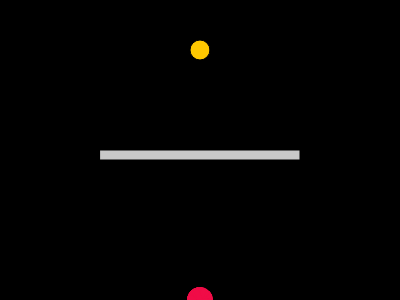
Frame 1 (no input)
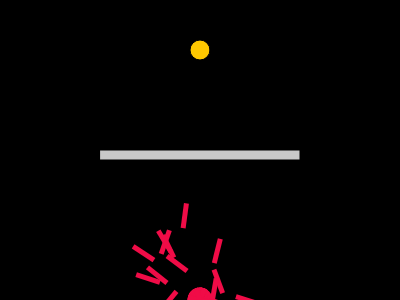
Frame 60 (no input)
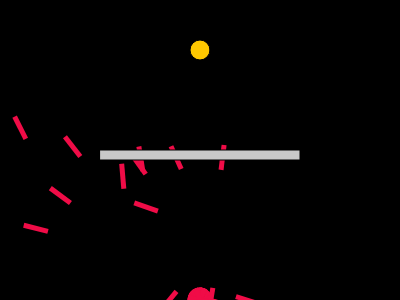
Frame 120 (the mouse pressed at the canvas centre since frame 60)

The p5.js sketch that drew these frames (run headless with seeded random() and noise() and a simulated clock; from frame 60 on, the mouse is pressed at the canvas centre):

// p5.js sketch
// ── sketch.js
var lifespan = 350;
var population;
var target;
var count = 0;
var maxforce = 0.2;
var Para;
var generation=1;

var rx = 100;
var ry = 150;
var rw = 200;
var rh = 10;

function setup(){
  createCanvas(400,300);

  population = new Population();
  Para = createP();
  target = createVector(width/2, 50);
}

function draw(){
	background(0);
	population.run()
  Para.html("Generation  #"+generation);
  
  	count++;
  	if(count == lifespan){		
  		population.evaluate();
  		population.selection();
      
  		count = 0;
      generation++;
  	}
  	 
  	fill(200);
  	rect(rx, ry, rw, rh);
    fill(color(255,200,0)); 
  	ellipse(target.x, target.y, 20, 20)
}
// ── helper.js
function DNA(genes){
	if(genes){
      this.genes = genes;
    } 
    else{
      //genes store force magnitude
      this.genes = [];
      for(var i=0;i<lifespan;i++){
        this.genes[i] = p5.Vector.random2D();
        this.genes[i].setMag(maxforce);
      }
	}

   
	this.crossover = function(partner){
		var newgenes = [];
		var mid = floor(random(this.genes.length));
		for(var i=0; i<this.genes.length; i++){
			if(i > mid){
				newgenes[i] = this.genes[i];
			}
			else{
				newgenes[i] = partner.genes[i];	
			}
		}
		return new DNA(newgenes);
	}

	this.mutation = function(){
  		for(var i = 0; i < this.genes.length; i++){
  			if(random(1)<0.01){
  				this.genes[i] = p5.Vector.random2D();
  				this.genes[i].setMag(maxforce);
  			}
  		}
  	}
}

//-------------------------------------------
function Creature(dna){
	this.pos = createVector(width/2, height);
	this.vel = createVector();
	this.acc = createVector();
	this.completed = false;
	this.crashed = false;

	if(dna){
		this.dna = dna;
	}
	else{
		this.dna = new DNA();
	}
	this.fitness=0;

	this.applyForce = function(force){
		this.acc.add(force);
	}

	this.calcFitness = function(){
		var d = dist(this.pos.x, this.pos.y, target.x, target.y);
		this.fitness = width-d;

		//making fitness over-dominant or under-dominant
		if(this.completed){
			this.fitness *= 10;
		}
		else if(this.crashed){
			this.fitness /= 10;	
		}
	}

	this.update = function(){
		var d = dist(this.pos.x, this.pos.y, target.x, target.y);
		
		// if hitted the target
		if(d<10){
			this.completed = true;
			this.pos = target.copy();
		}

		//if hitted obstacle
		if(this.pos.x>rx && this.pos.x<rx+rw && this.pos.y>ry && this.pos.y<ry+rh){
			this.crashed = true;
		}

		//if hitted side-walls
		if(this.pos.x>width || this.pos.x<0){
			this.crashed = true;
		}
		if(this.pos.y>height || this.pos.y<0){
			this.crashed = true;
		}

		this.applyForce(this.dna.genes[count]);
		if(!this.completed && !this.crashed){
			this.vel.add(this.acc);
			this.pos.add(this.vel);
			this.acc.mult(0);
			this.vel.limit(4);
		}
	}

	this.show = function(){
		push();
		noStroke();
		fill(color(240,12,71)); //240-128-128
		translate(this.pos.x, this.pos.y);
		rotate(this.vel.heading());
		rectMode(CENTER);
		rect(0, 0, 25, 5);
		pop();
	}
}

//-------------------------------------------
function Population(){
	this.popsz = 50;
	this.creatures = [];
	this.matingpool = [];

	for(var i=0; i<this.popsz; i++){
		this.creatures[i]=new Creature();
	}

	this.evaluate = function(){
		//calculating maximum fitness
		var maxfit = 0;
		for(var i = 0; i < this.popsz; i++){
			this.creatures[i].calcFitness();
			maxfit = Math.max(maxfit, this.creatures[i].fitness);
		}

		//calc. relative fitness
		for(var i = 0; i < this.popsz; i++){
			this.creatures[i].fitness /= maxfit;
		}

		//reproduction: selecting for mating pool
		this.matingpool = [];
		for(var i=0; i<this.popsz; i++){
			for(var j=0; j<this.creatures[i].fitness*100; j++){
				this.matingpool.push(this.creatures[i]);
			}
		}
	}
	
	// crossover and mutation
	this.selection = function(){
		var newCreatures = [];
		for(var i=0; i<this.creatures.length; i++){
			//choosing the parents at random
			var parent1 = random(this.matingpool).dna;
			var parent2 = random(this.matingpool).dna;
			var child_dna = parent1.crossover(parent2);
			child_dna.mutation();
			newCreatures[i] = new Creature(child_dna);
		}

		this.creatures = newCreatures;
	}

	this.run = function(){
		// update position and display on canvas
		for(var i = 0;i<this.popsz;i++){
			this.creatures[i].update();
			this.creatures[i].show();
		}
	}
}
// ── smart_creature.html
<html>
  <head>
    <script src="https://cdnjs.cloudflare.com/ajax/libs/p5.js/0.5.7/p5.js"></script>
    <script src="https://cdnjs.cloudflare.com/ajax/libs/p5.js/0.5.7/addons/p5.dom.js"></script>
    <script src="sketch.js"></script>
    <script src="helper.js"></script>
  </head>
  <body>
  </body>
</html>

// ── smart_rocket.html
<html>
  <head>
    <script src="https://cdnjs.cloudflare.com/ajax/libs/p5.js/0.5.7/p5.js"></script>
    <script src="https://cdnjs.cloudflare.com/ajax/libs/p5.js/0.5.7/addons/p5.dom.js"></script>
    <script src="sketch.js"></script>
    <script src="helper.js"></script>
  </head>
  <body>
  </body>
</html>
